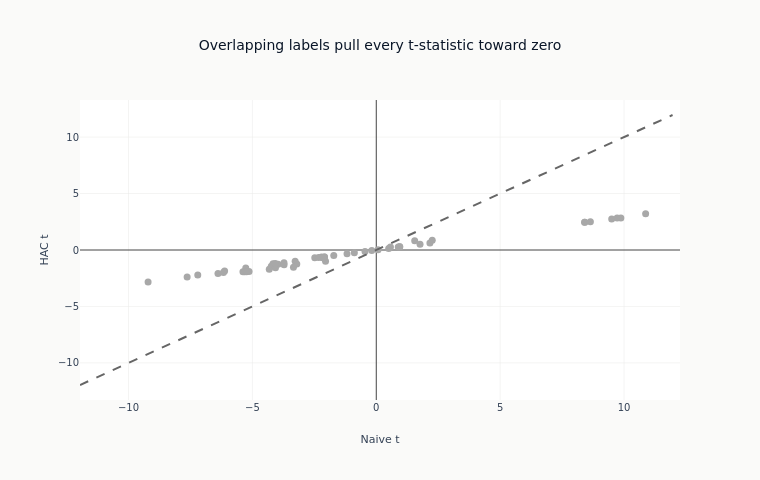

This figure's notebook cell:
### Markdown cell above
### Naive against HAC inference

### Code cell
fig = go.Figure(
    go.Scatter(
        x=eval_summary["naive_t"].to_list(),
        y=eval_summary["hac_t"].to_list(),
        mode="markers",
        marker=dict(
            color=[SURVIVES if s else DOES_NOT for s in eval_summary["fdr_sig"].to_list()],
            size=7,
        ),
        text=eval_summary["feature"].to_list(),
        showlegend=False,
    )
)
max_t = (
    max(
        eval_summary["naive_t"].cast(pl.Float64, strict=False).abs().max() or 1.0,
        eval_summary["hac_t"].cast(pl.Float64, strict=False).abs().max() or 1.0,
    )
    * 1.1
)
fig.add_trace(
    go.Scatter(
        x=[-max_t, max_t],
        y=[-max_t, max_t],
        mode="lines",
        line=dict(dash="dash", color=GRAY_FILLS["border"]),
        showlegend=False,
    )
)
fig.update_layout(
    template="ml4t",
    height=480,
    width=760,
    title_text="Overlapping labels pull every t-statistic toward zero",
    xaxis_title="Naive t",
    yaxis_title="HAC t",
)
fig.show()

### Figure 1 — Plotly figure (JSON) as saved in the notebook; plotly's stock layout.template omitted (floating-point values rounded to 4 significant figures)
{"data": [{"marker": {"color": ["#a8a8a8", "#a8a8a8", "#a8a8a8", "#a8a8a8", "#a8a8a8", "#a8a8a8", "#a8a8a8", "#a8a8a8", "#a8a8a8", "#a8a8a8", "#a8a8a8", "#a8a8a8", "#a8a8a8", "#a8a8a8", "#a8a8a8", "#a8a8a8", "#a8a8a8", "#a8a8a8", "#a8a8a8", "#a8a8a8", "#a8a8a8", "#a8a8a8", "#a8a8a8", "#a8a8a8", "#a8a8a8", "#a8a8a8", "#a8a8a8", "#a8a8a8", "#a8a8a8", "#a8a8a8", "#a8a8a8", "#a8a8a8", "#a8a8a8", "#a8a8a8", "#a8a8a8", "#a8a8a8", "#a8a8a8", "#a8a8a8", "#a8a8a8", "#a8a8a8", "#a8a8a8", "#a8a8a8", "#a8a8a8", "#a8a8a8", "#a8a8a8", "#a8a8a8", "#a8a8a8", "#a8a8a8", "#a8a8a8", "#a8a8a8", "#a8a8a8"], "size": 7}, "mode": "markers", "showlegend": false, "text": ["vol_252d", "vol_126d", "natr_14", "dist_52w_low", "vol_63d", "vol_21d", "garch_cond_vol", "max_dd_63d", "max_dd_126d", "mom_accel_medium", "sharpe_21d", "rsi_14", "obv_zscore_63d", "dist_52w_high", "cci_21", "bb_pctb_20", "rsi_7", "sharpe_10d", "ret_21d", "cci_14", "sma_ratio_50", "sharpe_42d", "ema_ratio_26", "stoch_k", "macd_line", "ret_42d", "ret_10d", "sharpe_5d", "hurst_100", "sharpe_252d", "ret_63d", "sharpe_63d", "skip_recent_6_1", "ret_5d", "sharpe_126d", "sharpe_126d_rank", "ret_189d", "vol_ratio_short", "chop_14", "vol_ratio_medium", "mom_accel_long", "ret_126d", "ret_126d_rank", "sharpe_189d", "sma_ratio_200", "vol_ratio_21d", "skip_recent_12_1", "adx_14", "vol_ratio_63d", "ret_252d", "mom_accel_short"], "type": "scatter", "x": [9.87, 9.501, 9.72, 10.87, 8.641, 8.41, 8.411, -9.21, -7.204, -6.121, -6.388, -6.169, -7.634, -5.267, -5.381, -5.317, -5.237, -5.134, -4.238, -4.318, -3.963, -4.167, -3.722, -4.068, -3.725, -3.274, -3.208, -3.343, -4.076, -2.483, -2.324, -2.206, 2.165, -2.047, -2.091, -2.091, 1.766, -2.162, 2.258, -1.716, -1.181, 0.9458, 0.9458, -0.8851, 0.8872, 1.55, 0.5011, -0.4545, 0.5712, -0.182, 0.07143], "y": [2.835, 2.739, 2.828, 3.212, 2.497, 2.448, 2.459, -2.835, -2.21, -1.861, -2.071, -2.001, -2.385, -1.591, -1.937, -1.932, -1.916, -1.897, -1.448, -1.705, -1.256, -1.218, -1.308, -1.579, -1.129, -1.003, -1.247, -1.524, -1.188, -0.6921, -0.6627, -0.6248, 0.6228, -0.9903, -0.624, -0.624, 0.5071, -0.6914, 0.8629, -0.4887, -0.3245, 0.2777, 0.2777, -0.2514, 0.2584, 0.8291, 0.1435, -0.1304, 0.2763, -0.05272, 0.02052]}, {"line": {"color": "#666666", "dash": "dash"}, "mode": "lines", "showlegend": false, "type": "scatter", "x": [-11.96, 11.96], "y": [-11.96, 11.96]}], "layout": {"height": 480, "title": {"text": "Overlapping labels pull every t-statistic toward zero"}, "width": 760, "xaxis": {"title": {"text": "Naive t"}}, "yaxis": {"title": {"text": "HAC t"}}}}
